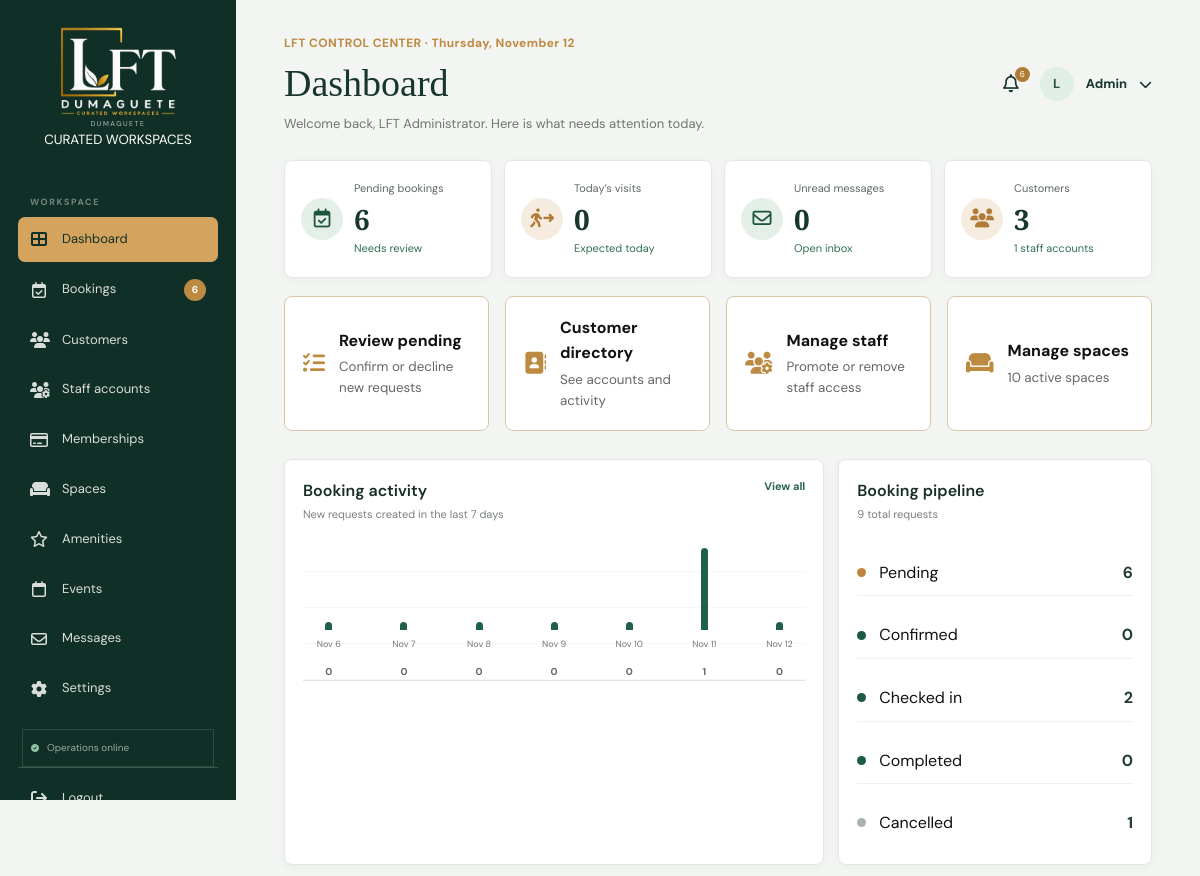
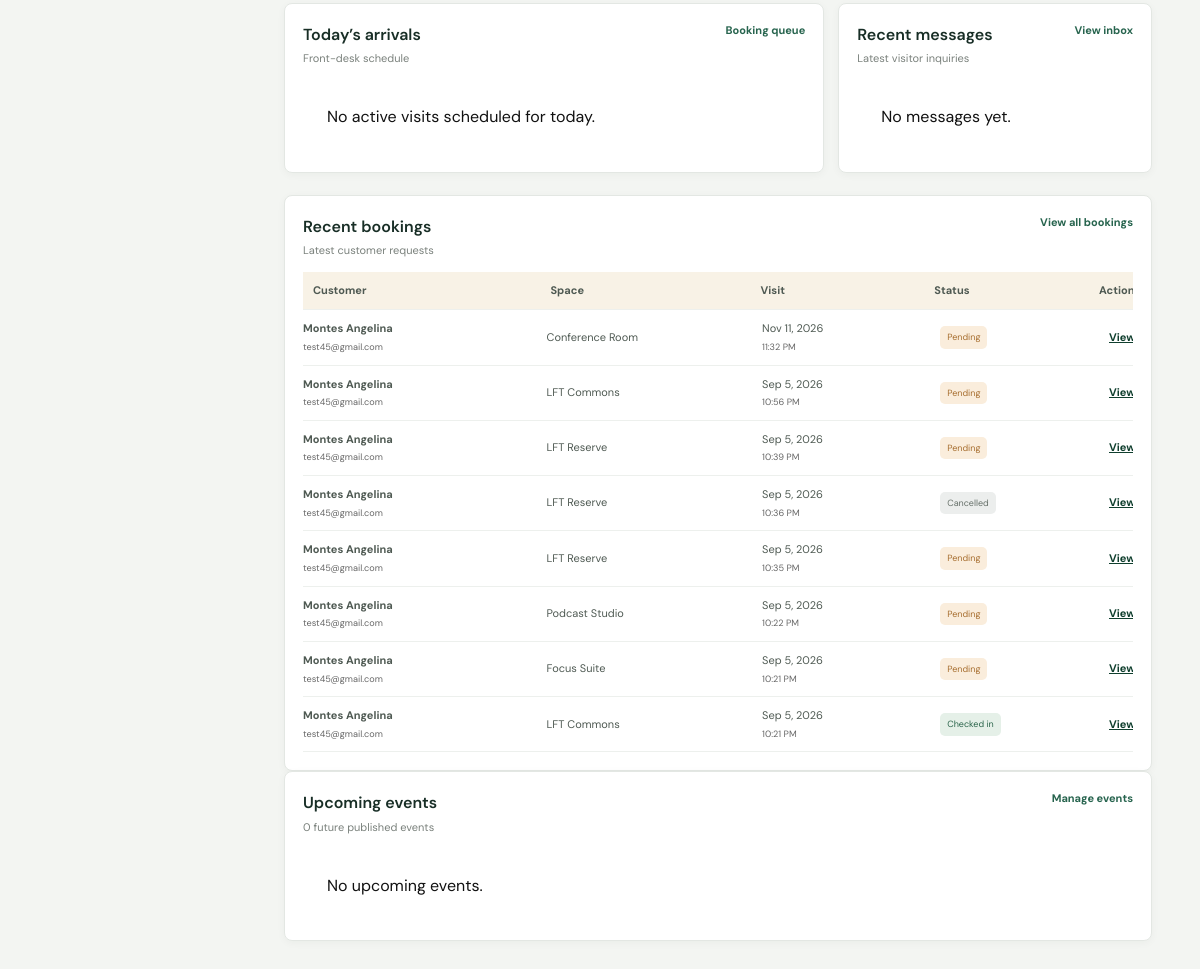
The app's page /Admin/index.php (signed in) with its own data (2 pictures, top to bottom).
### tables this page shows
CREATE TABLE `users` (
  `id` int(10) UNSIGNED NOT NULL,
  `name` varchar(120) NOT NULL,
  `email` varchar(190) NOT NULL,
  `password_hash` varchar(255) NOT NULL,
  `role` enum('customer','staff','admin') NOT NULL DEFAULT 'customer',
  `phone` varchar(40) NOT NULL DEFAULT '',
  `created_at` timestamp NOT NULL DEFAULT current_timestamp(),
  `updated_at` timestamp NOT NULL DEFAULT current_timestamp() ON UPDATE current_timestamp(),
  `profile_image` varchar(255) DEFAULT NULL
);

CREATE TABLE `bookings` (
  `id` int(10) UNSIGNED NOT NULL,
  `user_id` int(10) UNSIGNED NOT NULL,
  `booking_type` enum('booking','walk-in') NOT NULL,
  `space` varchar(160) NOT NULL,
  `space_id` int(10) UNSIGNED DEFAULT NULL,
  `visit_date` date NOT NULL,
  `visit_time` time NOT NULL,
  `duration_minutes` int(10) UNSIGNED NOT NULL DEFAULT 60,
  `guest_count` int(10) UNSIGNED NOT NULL DEFAULT 1,
  `notes` text DEFAULT NULL,
  `status` varchar(40) NOT NULL DEFAULT 'Pending',
  `checked_in_at` datetime DEFAULT NULL,
  `created_at` timestamp NOT NULL DEFAULT current_timestamp(),
  `updated_at` timestamp NOT NULL DEFAULT current_timestamp() ON UPDATE current_timestamp(),
  `total_amount` decimal(10,2) NOT NULL DEFAULT 0.00,
  `payment_status` enum('Unpaid','Pending','Paid','Failed','Refunded') NOT NULL DEFAULT 'Unpaid',
  `payment_reference` varchar(100) DEFAULT NULL,
  `payment_provider` varchar(50) DEFAULT NULL,
  `paid_at` datetime DEFAULT NULL,
  `payment_method` varchar(30) DEFAULT NULL
);

### Includes/db.php (called while the page is built, shortened)
<?php
require_once __DIR__ . '/security.php';
function db(): PDO
{
    static $connection;
    if ($connection instanceof PDO) {
        return $connection;
    }
    $host = '127.0.0.1';
    $database = 'lft_dumaguete';
    $username = 'root';
    $password = '';
    $charset = 'utf8mb4';
    $dsn = "mysql:host={$host};dbname={$database};charset={$charset}";
    $connection = new PDO(
        $dsn,
        $username,
        $password,
        [
            PDO::ATTR_ERRMODE => PDO::ERRMODE_EXCEPTION,
            PDO::ATTR_DEFAULT_FETCH_MODE => PDO::FETCH_ASSOC,
            PDO::ATTR_EMULATE_PREPARES => false,
        ]
    );
    return $connection;
}
function currentUser(): ?array
{
    $statement = db()->prepare(
        'SELECT id, name, email, phone, role, profile_image, created_at
         FROM users
         WHERE id = ?'
    );
    $statement->execute([(int) $_SESSION['user_id']]);
    return $statement->fetch() ?: null;
}
function requireRole(array $roles): array
{
    $user = currentUser();
    return $user;
}
function e(string|int|float|null $value): string
{
    return htmlspecialchars((string) $value, ENT_QUOTES, 'UTF-8');
}

### Includes/security.php (called while the page is built, shortened)
<?php
function startUserSession(): void
{
    if (session_status() === PHP_SESSION_ACTIVE) return;
    $secure = (!empty($_SERVER['HTTPS']) && $_SERVER['HTTPS'] !== 'off')
        || (($_SERVER['HTTP_X_FORWARDED_PROTO'] ?? '') === 'https');
}

### Admin/index.php (the view, shortened to what this page needs)
<?php
require '../Includes/db.php';
$user = requireRole(['admin']);
$connection = db();
$allowedStatuses = ['Pending', 'Confirmed', 'Checked in', 'Completed', 'Cancelled'];
$stats = [
    'bookings' => (int) $connection->query('SELECT COUNT(*) FROM bookings')->fetchColumn(),
    'pending' => (int) $connection->query("SELECT COUNT(*) FROM bookings WHERE status = 'Pending'")->fetchColumn(),
    'today' => (int) $connection->query("SELECT COUNT(*) FROM bookings WHERE visit_date = date('now') AND status NOT IN ('Cancelled','Completed')")->fetchColumn(),
    'customers' => (int) $connection->query("SELECT COUNT(*) FROM users WHERE role = 'customer'")->fetchColumn(),
    'staff' => (int) $connection->query("SELECT COUNT(*) FROM users WHERE role = 'staff'")->fetchColumn(),
    'spaces' => (int) $connection->query('SELECT COUNT(*) FROM spaces WHERE active = 1')->fetchColumn(),
    'unread' => (int) $connection->query("SELECT COUNT(*) FROM messages WHERE status = 'Unread'")->fetchColumn(),
    'events' => (int) $connection->query("SELECT COUNT(*) FROM events WHERE active = 1 AND event_date >= date('now')")->fetchColumn(),
];
$recentBookings = $connection->query("SELECT bookings.*, users.name AS customer_name, users.email AS customer_email
    FROM bookings JOIN users ON users.id = bookings.user_id
    ORDER BY bookings.created_at DESC LIMIT 8")->fetchAll();
$todayBookings = $connection->query("SELECT bookings.*, users.name AS customer_name
    FROM bookings JOIN users ON users.id = bookings.user_id
    WHERE bookings.visit_date = date('now') AND bookings.status NOT IN ('Cancelled','Completed')
    ORDER BY bookings.visit_time ASC LIMIT 6")->fetchAll();
$recentMessages = $connection->query("SELECT id, sender, email, subject, status, created_at FROM messages ORDER BY created_at DESC LIMIT 5")->fetchAll();
$upcomingEvents = $connection->query("SELECT * FROM events WHERE active = 1 AND event_date >= date('now') ORDER BY event_date ASC, event_time ASC LIMIT 4")->fetchAll();
$statusCounts = array_fill_keys($allowedStatuses, 0);
foreach ($connection->query('SELECT status, COUNT(*) AS total FROM bookings GROUP BY status')->fetchAll() as $row) {
    if (isset($statusCounts[$row['status']])) $statusCounts[$row['status']] = (int) $row['total'];
}
$dailyLabels = [];
$dailyValues = [];
$dailyStatement = $connection->prepare("SELECT COUNT(*) FROM bookings WHERE date(created_at) = ?");
for ($i = 6; $i >= 0; $i--) {
    $date = date('Y-m-d', strtotime('-' . $i . ' days'));
    $dailyLabels[] = date('M j', strtotime($date));
    $dailyStatement->execute([$date]);
    $dailyValues[] = (int) $dailyStatement->fetchColumn();
}
$maxDaily = max(1, ...$dailyValues);
?>
<!DOCTYPE html>
<html lang="en">
<head>
    <link rel="stylesheet" href="../assets/css/style.css">
    <link rel="stylesheet" href="../assets/css/portal.css">
    <link rel="stylesheet" href="https://cdnjs.cloudflare.com/ajax/libs/font-awesome/6.5.2/css/all.min.css">
</head>
<body>
<main class="admin-app">
    <?php require 'sidebar.php'; ?>
    <div class="admin-main">
        <header class="admin-topbar">
            <div>
                <p class="section-label">LFT CONTROL CENTER · <?= e(date('l, F j')) ?></p>
                <h1>Dashboard</h1>
                <p>Welcome back, <?= e($user['name']) ?>. Here is what needs attention today.</p>
            </div>
            <?php require 'profile.php'; ?>
        </header>
        <section class="admin-kpis">
            <article><i class="fa-regular fa-calendar-check"></i><span>Pending bookings</span><strong><?= $stats['pending'] ?></strong><small><a href="bookings/?status=Pending">Needs review</a></small></article>
            <article><i class="fa-solid fa-person-walking-arrow-right"></i><span>Today’s visits</span><strong><?= $stats['today'] ?></strong><small>Expected today</small></article>
            <article><i class="fa-regular fa-envelope"></i><span>Unread messages</span><strong><?= $stats['unread'] ?></strong><small><a href="messages/?status=Unread">Open inbox</a></small></article>
            <article><i class="fa-solid fa-users"></i><span>Customers</span><strong><?= $stats['customers'] ?></strong><small><?= $stats['staff'] ?> staff accounts</small></article>
        </section>
        <section class="admin-quick-actions">
            <a href="bookings/?status=Pending"><i class="fa-solid fa-list-check"></i><span><strong>Review pending</strong><small>Confirm or decline new requests</small></span></a>
            <a href="customers/"><i class="fa-solid fa-address-book"></i><span><strong>Customer directory</strong><small>See accounts and activity</small></span></a>
            <a href="staff/"><i class="fa-solid fa-users-gear"></i><span><strong>Manage staff</strong><small>Promote or remove staff access</small></span></a>
            <a href="spaces/"><i class="fa-solid fa-couch"></i><span><strong>Manage spaces</strong><small><?= $stats['spaces'] ?> active spaces</small></span></a>
        </section>
        <section class="admin-grid">
            <article class="admin-widget booking-chart">
                <div class="widget-heading">
                    <div><h2>Booking activity</h2><p>New requests created in the last 7 days</p></div>
                    <a href="bookings/">View all</a>
                </div>
                <div class="chart-bars">
                    <?php foreach ($dailyValues as $index => $value): ?>
                        <div class="chart-column" title="<?= $value ?> booking<?= $value === 1 ? '' : 's' ?>">
                            <span style="height: <?= max(5, (int) (($value / $maxDaily) * 100)) ?>%;"></span>
                            <small><?= e($dailyLabels[$index]) ?></small>
                            <b><?= $value ?></b>
                        </div>
                    <?php endforeach; ?>
                </div>
            </article>
            <article class="admin-widget status-widget">
                <div class="widget-heading"><div><h2>Booking pipeline</h2><p><?= $stats['bookings'] ?> total requests</p></div></div>
                <div class="status-list">
                    <?php foreach ($allowedStatuses as $status): ?>
                        <a href="bookings/?status=<?= urlencode($status) ?>">
                            <span class="status-dot status-<?= strtolower(str_replace(' ', '-', $status)) ?>"></span>
                            <span><?= e($status) ?></span>
                            <strong><?= $statusCounts[$status] ?></strong>
                        </a>
                    <?php endforeach; ?>
                </div>
            </article>
        </section>
        <section class="admin-grid lower-grid">
            <article class="admin-widget">
                <div class="widget-heading"><div><h2>Today’s arrivals</h2><p>Front-desk schedule</p></div><a href="bookings/">Booking queue</a></div>
                <?php if (!$todayBookings): ?>
                    <div class="empty-state">No active visits scheduled for today.</div>
                <?php endif; ?>
            </article>
            <article class="admin-widget">
                <div class="widget-heading"><div><h2>Recent messages</h2><p>Latest visitor inquiries</p></div><a href="messages/">View inbox</a></div>
                <?php if (!$recentMessages): ?>
                    <div class="empty-state">No messages yet.</div>
                <?php endif; ?>
            </article>
        </section>
        <section class="admin-widget admin-dashboard-bookings">
            <div class="widget-heading"><div><h2>Recent bookings</h2><p>Latest customer requests</p></div><a href="bookings/">View all bookings</a></div>
            <div class="admin-table">
                <div class="table-head"><span>Customer</span><span>Space</span><span>Visit</span><span>Status</span><span>Action</span></div>
                <?php if (!$recentBookings): ?><div class="empty-state">No bookings yet.</div><?php else: foreach ($recentBookings as $booking): ?>
                    <div class="table-row">
                        <span><strong><?= e($booking['customer_name']) ?></strong><small><?= e($booking['customer_email']) ?></small></span>
                        <span><?= e($booking['space']) ?></span>
                        <span><?= e(date('M j, Y', strtotime($booking['visit_date']))) ?><small><?= e(date('g:i A', strtotime($booking['visit_time']))) ?></small></span>
                        <span class="table-status status-<?= strtolower(str_replace(' ', '-', $booking['status'])) ?>"><?= e($booking['status']) ?></span>
                        <span><a class="text-link" href="bookings/view.php?id=<?= (int) $booking['id'] ?>">View</a></span>
                    </div>
                <?php endforeach; endif; ?>
            </div>
        </section>
        <section class="admin-widget">
            <div class="widget-heading"><div><h2>Upcoming events</h2><p><?= $stats['events'] ?> future published events</p></div><a href="events/">Manage events</a></div>
            <?php if (!$upcomingEvents): ?><div class="empty-state">No upcoming events.</div><?php endif; ?>
        </section>
    </div>
</main>
</body>
</html>

### assets/css/style.css (style rules this page uses)
:root { --green: #103f2e; --dark-green: #0b3023; --gold: #bd8a42; --cream: #f8f5ef; --white: #ffffff; --black: #111111; --gray: #666666; --border: #d8c7a8; --container: 1180px; }
* { margin: 0; padding: 0; box-sizing: border-box; }
html { scroll-behavior: smooth; }
body { font-family: 'DM Sans', Arial, sans-serif; background: var(--cream); color: var(--black); line-height: 1.6; }
a { text-decoration: none; color: inherit; }
.section-label { color: var(--gold); font-size: 12px; font-weight: 700; letter-spacing: .4px; }
.success-message a, .auth-switch a, .empty-state a, .booking-links a, .text-link { color: var(--green); font-weight: 700; text-decoration: underline; }
.empty-state { padding: 24px; background: var(--white); }
.admin-app { min-height: 100vh; display: flex; background: #f3f5f2; }
.admin-main { flex: 1 1 auto; width: calc(100% - 236px); min-width: 0; margin-left: 236px; padding: 34px clamp(22px, 4vw, 58px); }
.admin-topbar { display: flex; align-items: center; justify-content: space-between; gap: 20px; margin-bottom: 25px; }
.admin-topbar h1 { font-family: 'Playfair Display', serif; font-size: 38px; font-weight: 500; color: #17362c; letter-spacing: 0; }
.admin-topbar p:last-child { color: #6d766f; font-size: 13px; }
.admin-kpis { display: grid; grid-template-columns: repeat(4, 1fr); gap: 12px; margin-bottom: 16px; }
.admin-kpis article, .admin-widget { background: white; border: 1px solid #e3e7e3; border-radius: 8px; box-shadow: 0 2px 8px rgba(19,45,35,.04); }
.admin-kpis article { min-height: 118px; padding: 16px; display: grid; grid-template-columns: 42px 1fr; column-gap: 11px; align-items: center; }
.admin-kpis article > i { grid-row: span 3; width: 42px; height: 42px; display: grid; place-items: center; border-radius: 50%; background: #e4efe8; color: #1b543f; font-size: 19px; }
.admin-kpis article:nth-child(even) > i { background: #f5ecdf; color: #b17a37; }
.admin-kpis span, .admin-kpis small { font-size: 11px; color: #5f6862; }
.admin-kpis strong { color: #17382c; font-family: 'Playfair Display', serif; font-size: 28px; line-height: 1; }
.admin-kpis small { color: #317050; }
.admin-grid { display: grid; grid-template-columns: 1.55fr .9fr; gap: 14px; margin-bottom: 14px; }
.admin-widget { padding: 18px; min-width: 0; }
.widget-heading { display: flex; justify-content: space-between; align-items: start; gap: 15px; margin-bottom: 12px; }
.widget-heading h2 { color: #182e26; font-size: 16px; font-weight: 600; }
.widget-heading p { color: #7a817c; font-size: 11px; margin-top: 3px; }
.widget-heading a { color: #27644e; font-size: 11px; font-weight: 700; white-space: nowrap; }
.chart-bars { height: 145px; display: flex; align-items: end; gap: 9%; padding: 12px 10px 0; border-bottom: 1px solid #dfe5e0; background: repeating-linear-gradient(to bottom, transparent 0, transparent 35px, #edf0ed 36px); }
.chart-column { height: 100%; flex: 1; display: flex; align-items: center; flex-direction: column; justify-content: end; gap: 7px; }
.chart-column span { display: block; width: 7px; min-height: 8px; background: #1f6048; border-radius: 8px 8px 0 0; }
.chart-column small { color: #707872; font-size: 9px; white-space: nowrap; }
.status-list { display: grid; gap: 16px; margin-top: 26px; }
.status-list strong { color: #233e32; }
.status-dot { width: 9px; height: 9px; border-radius: 50%; background: #1d5a42; }
.status-pending { background: #bd8740; }
.status-cancelled { background: #aab2ac; }
.lower-grid { grid-template-columns: 1.55fr .9fr; }
.admin-table { overflow-x: auto; }
.table-head, .table-row { min-width: 530px; display: grid; grid-template-columns: 1.25fr 1.1fr .9fr .85fr 24px; gap: 10px; align-items: center; padding: 10px 0; border-bottom: 1px solid #edf0ed; font-size: 11px; }
.table-head { color: #4e5952; font-weight: 700; background: #f8f2e6; padding: 10px; }
.table-row { color: #4f5a53; }
.table-status { padding: 4px 7px; width: max-content; border-radius: 5px; background: #e5f0e8; color: #2b654b; font-size: 9px; }
.table-status.status-pending { background: #faeddc; color: #a66d2e; }
.table-status.status-cancelled { background: #eceeed; color: #67716a; }

### records on screen
users: name "LFT Administrator"
bookings: user.name "Montes Angelina", user.email "test45@gmail.com", space "Conference Room", visit_date "Nov 11, 2026", visit_time "11:32 PM", status "Pending"
bookings: user.name "Montes Angelina", user.email "test45@gmail.com", space "LFT Commons", visit_date "Sep 5, 2026", visit_time "10:56 PM", status "Pending"
bookings: user.name "Montes Angelina", user.email "test45@gmail.com", space "LFT Reserve", visit_date "Sep 5, 2026", visit_time "10:39 PM", status "Pending"
bookings: user.name "Montes Angelina", user.email "test45@gmail.com", space "LFT Reserve", visit_date "Sep 5, 2026", visit_time "10:36 PM", status "Cancelled"
bookings: user.name "Montes Angelina", user.email "test45@gmail.com", space "LFT Reserve", visit_date "Sep 5, 2026", visit_time "10:35 PM", status "Pending"
bookings: user.name "Montes Angelina", user.email "test45@gmail.com", space "Podcast Studio", visit_date "Sep 5, 2026", visit_time "10:22 PM", status "Pending"
bookings: user.name "Montes Angelina", user.email "test45@gmail.com", space "Focus Suite", visit_date "Sep 5, 2026", visit_time "10:21 PM", status "Pending"
bookings: user.name "Montes Angelina", user.email "test45@gmail.com", space "LFT Commons", visit_date "Sep 5, 2026", visit_time "10:21 PM", status "Checked in"

### other values on screen
$pendingBookings "6"
$stats['pending'] "6"
$stats['today'] "0"
$stats['unread'] "0"
$stats['customers'] "3"
$stats['staff'] "1"
$stats['spaces'] "10"
$dailyLabels[$index] "Nov 6"
$value "0"
$dailyLabels[$index] "Nov 7"
$dailyLabels[$index] "Nov 8"
$dailyLabels[$index] "Nov 9"
$dailyLabels[$index] "Nov 10"
$dailyLabels[$index] "Nov 11"
$value "1"
